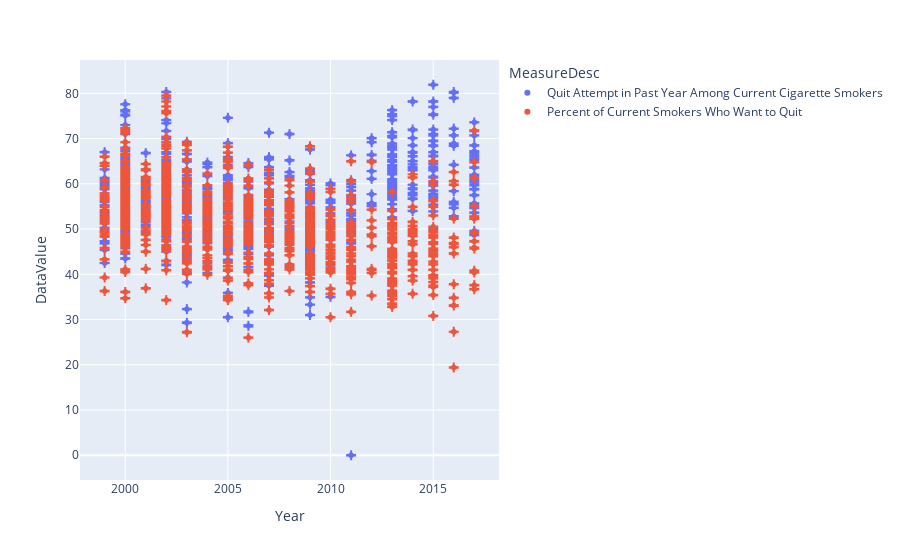

Here is the notebook cell this chart was saved with:
### Code cell
import plotly.express as px
YTSCessationdf["std"] = YTSCessationdf["DataValueStdErr"]/100
fig = px.scatter(YTSCessationdf, x="Year", y="DataValue", color="MeasureDesc",
                 error_y="std")
fig.show()

### Figure 1 — Plotly figure (JSON) as saved in the notebook; plotly's stock layout.template omitted (floating-point values rounded to 4 significant figures; data arrays with more than 128 entries replaced by an {"elided": "..."} marker saying what was removed)
{"data": [{"error_y": {"array": {"elided": "1126 float values"}}, "hovertemplate": "MeasureDesc=Quit Attempt in Past Year Among Current Cigarette Smokers<br>Year=%{x}<br>DataValue=%{y}<extra></extra>", "legendgroup": "Quit Attempt in Past Year Among Current Cigarette Smokers", "marker": {"color": "#636efa", "symbol": "circle"}, "mode": "markers", "name": "Quit Attempt in Past Year Among Current Cigarette Smokers", "showlegend": true, "type": "scattergl", "x": {"elided": "1126 int values"}, "xaxis": "x", "y": {"elided": "1126 float values"}, "yaxis": "y"}, {"error_y": {"array": {"elided": "1284 float values"}}, "hovertemplate": "MeasureDesc=Percent of Current Smokers Who Want to Quit<br>Year=%{x}<br>DataValue=%{y}<extra></extra>", "legendgroup": "Percent of Current Smokers Who Want to Quit", "marker": {"color": "#EF553B", "symbol": "circle"}, "mode": "markers", "name": "Percent of Current Smokers Who Want to Quit", "showlegend": true, "type": "scattergl", "x": {"elided": "1284 int values"}, "xaxis": "x", "y": {"elided": "1284 float values"}, "yaxis": "y"}], "layout": {"legend": {"title": {"text": "MeasureDesc"}, "tracegroupgap": 0}, "margin": {"t": 60}, "xaxis": {"anchor": "y", "domain": [0, 1], "title": {"text": "Year"}}, "yaxis": {"anchor": "x", "domain": [0, 1], "title": {"text": "DataValue"}}}}
